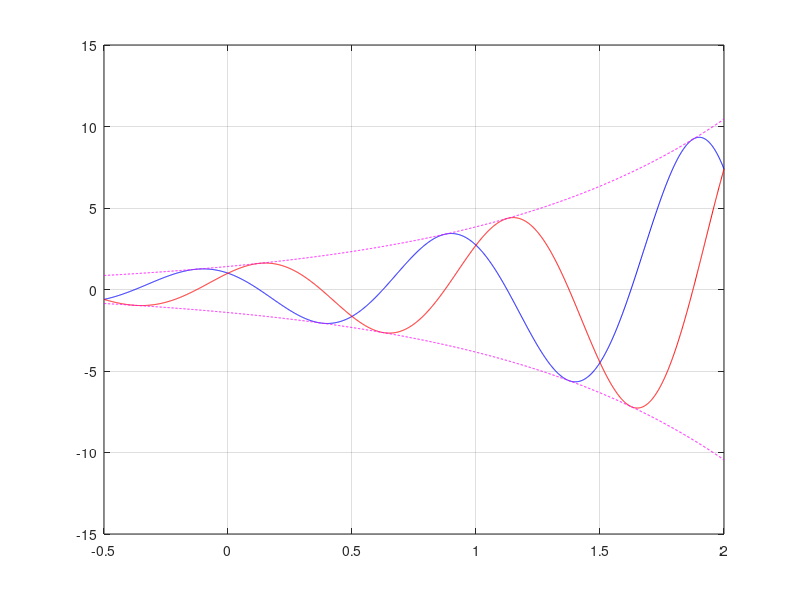

Here is the MATLAB script that generated this plot:
r1 = 1;
w1 = 1;

r2 = 0;
w2 = 2*pi*1;

C = r1 + 1j*w1;
a = r2 + 1j*w2;

CMag = abs(C);
q = angle(C);
t = -0.5:0.001:2;

xt = CMag*exp(r1*t).*(cos(w2*t + q) + 1j*sin(w2*t + q));

plot(t,real(xt),'b',t,imag(xt),'r',t,CMag*exp(r1*t),'m--',t,-CMag*exp(r1*t),'m--');
grid on